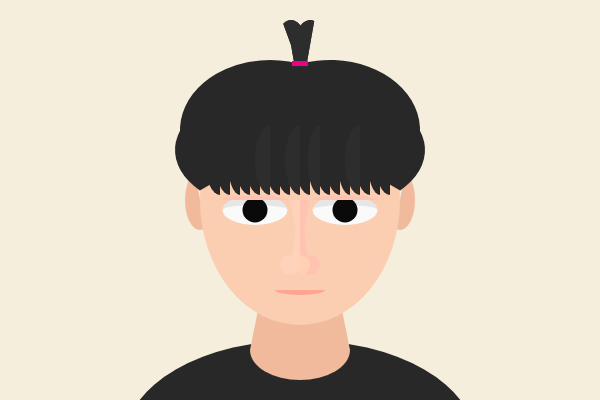
Frame 1 (no input)
Frame 60 (no input): identical to frame 1, image omitted
Frame 120 (the mouse pressed at the canvas centre since frame 60): identical to frame 1, image omitted

The p5.js sketch that drew this single still picture (run headless with seeded random() and noise() and a simulated clock; from frame 60 on, the mouse is pressed at the canvas centre):

// p5.js sketch
// ── sketch.js
let x,y;

function setup() {
  createCanvas(600, 400);
  x = 292;
  y = 61;
}

function draw() {
  background(245,238,220);
  noStroke();
  fill(40);
  ellipse(300,440,350,200);
  fill(241, 186, 157);
  quad(250, 350, 350, 350, 340, 300, 260, 300);
  arc(300, 350, 100, 60, radians(0), radians(180) );
  arc(200, 200, 30, 60, radians(0), radians(260) );
  arc(400, 200, 30, 60, radians(-80), radians(180) );
  fill(251, 206, 177);
  ellipse(300,200,200,250);
  fill(40);
  arc(330, 150, 190, 120, radians(210), radians(390) );
  arc(300, 150, 230, 170, radians(180), radians(360) );
  arc(270, 150, 190, 120, radians(150), radians(300) );
  arc(270, 130, 180, 140, radians(150), radians(300) );
  arc(330, 130, 180, 140, radians(210), radians(390) );
  arc(290, 160, 30, 70, radians(90), radians(-90) );
  arc(280, 160, 30, 70, radians(90), radians(-90) );
  arc(260, 160, 30, 70, radians(90), radians(-90) );
  arc(250, 160, 30, 70, radians(90), radians(-90) );
  arc(240, 160, 25, 70, radians(90), radians(-90) );
  arc(230, 160, 30, 70, radians(90), radians(-90) );
  arc(220, 160, 30, 70, radians(90), radians(-90) );
  arc(310, 160, 30, 70, radians(90), radians(-90) );
  arc(330, 160, 30, 70, radians(90), radians(-90) );
  arc(340, 160, 30, 70, radians(90), radians(-90) );
  arc(350, 160, 25, 70, radians(90), radians(-90) );
  arc(370, 160, 30, 70, radians(90), radians(-90) );
  arc(380, 160, 25, 70, radians(90), radians(-90) );
  arc(390, 160, 30, 70, radians(90), radians(-90) );
  fill(45);
  arc(300, 160, 30, 70, radians(90), radians(-90) );
  arc(320, 160, 25, 70, radians(90), radians(-90) );
  arc(360, 160, 30, 70, radians(90), radians(-90) );
  arc(270, 160, 30, 70, radians(90), radians(-90) );
  arc(x+18, y-16, 30, 50, radians(100), radians(-80) );
  arc(x-1, y-16, 30, 50, radians(-110), radians(80) );
  fill(230);
  arc(255, 210, 65, 30, radians(180), radians(360) );
  arc(345, 210, 65, 30, radians(180), radians(360) );
  fill(250);
  arc(255, 210, 65, 30, radians(0), radians(180) );
  arc(255, 210, 65, 10, radians(180), radians(360) );
  arc(345, 210, 65, 30, radians(0), radians(180) );
  arc(345, 210, 65, 10, radians(180), radians(360) );
  let x1 = 225;
  let x2 = 225;
  fill(10);
  ellipse(255, 210, 25);
  ellipse(345, 210, 25);
  fill(255, 196, 177);
  arc(255, 200, 65, 10, radians(180), radians(360) );
  arc(345, 200, 65, 10, radians(180), radians(360) );
  triangle(300, 250, 300, 200, 310, 200);
  triangle(300, 200, 300, 270, 310, 270);
  arc(310, 265, 20, 20, radians(0), radians(360) );
  fill(255, 210, 187);
  triangle(300, 250, 300, 200, 290, 200); 
  triangle(300, 200, 300, 270, 290, 270);
  arc(290, 265, 20, 20, radians(0), radians(360) );
  fill(255, 208, 179);
  arc(300, 265, 20, 20, radians(-90), radians(90) );
  fill(255, 166, 147)
  arc(300, 290, 50, 10, radians(0), radians(180) );
  fill(45);
  arc(x+18, y-16, 30, 50, radians(100), radians(-80) );
  arc(x-1, y-16, 30, 50, radians(-110), radians(80) );
  fill('#ed0086');
  rect(x, y, 16, 5); 
}
